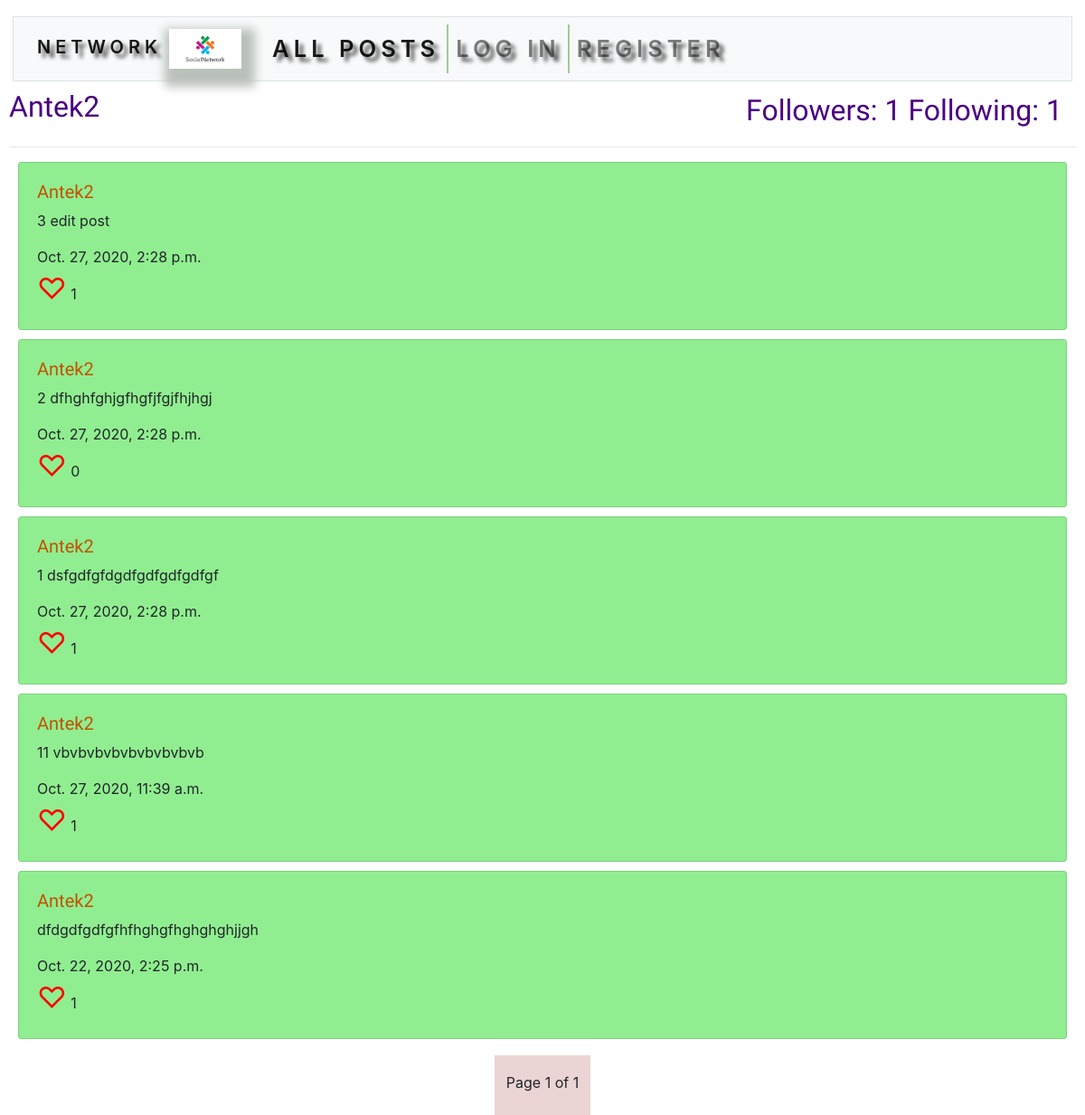
The app's page /user/Antek2 with its own data.
### network/models.py (models this page shows, shortened)
class User(AbstractUser):
    followers = models.ManyToManyField('self', symmetrical=False, related_name='following', blank=True)

class Post(models.Model):
    user = models.ForeignKey('User', on_delete=models.CASCADE, related_name="posts")
    content = models.TextField(blank=True)
    timestamp = models.DateTimeField(auto_now_add=True)
    likes = models.ManyToManyField('User', related_name="liked_posts", blank=True) #could create a class for likes, but (for now) we only need the user

### network/views.py (the view)
# urls.py: path("user/<str:username>", views.user_page, name="user"),
def user_page(request, username):
    target_user = User.objects.get(username=username)
    posts = Post.objects.filter(user__username=username).order_by("-timestamp")
    paginator = Paginator(posts, 10)
    page_obj = paginator.get_page(request.GET.get('page'))
    return render(request, "network/user.html", {
        "target_user": target_user,
        "page_obj": page_obj
    })

### network/templates/network/user.html (shortened to what this page needs)
{% extends "network/layout.html" %}
{% load static %}
{% block body %}
    <div class="row user-status">
        <h3 class="col-auto mr-auto">{{ target_user.username }}</h3>
        <div class="col-auto">
            <span>Followers: {{ target_user.followers.all.count }} </span>
            <span>Following: {{ target_user.following.all.count }}</span>
        </div>
    </div>
    <hr>
{% endblock %}

### network/templates/network/layout.html (shortened to what this page needs)
{% load static %}
<!DOCTYPE html>
<html lang="en">
    <head>
        <link rel="stylesheet" href="https://stackpath.bootstrapcdn.com/bootstrap/4.4.1/css/bootstrap.min.css">
        <link href="{% static 'network/styles.css' %}" rel="stylesheet">
    </head>
    <body>
        <nav class="navbar navbar-expand-lg navbar-light bg-light mb-sm-4 mx-sm-1 border">
            <a class="navbar-brand" href="{% url 'index' %}">Network<img class="cover" src="{% static 'network/net3.png' %}" width="80" alt="net"></a>
            <div id="navbarNavDropdown" class="collapse navbar-collapse">
              <ul class="navbar-nav mr-auto">
                <li class="nav-item active"><a class="nav-link" href="{% url 'index' %}">All Posts</a></li>
                {% if user.is_authenticated %}
                    <li class="nav-item active"><a class="nav-link" href="{% url 'following' %}">Following</a></li>
                    <li class="nav-item"><a class="nav-link" href="{% url 'logout' %}">Log Out</a></li>
                {% else %}
                    <li class="nav-item"><a class="nav-link" href="{% url 'login' %}">Log In</a></li>
                    <li class="nav-item"><a class="nav-link" href="{% url 'register' %}">Register</a></li>
                {% endif %}
              </ul>
            </div>
          </nav>
        <div class="body">
            {% block body %}
            {% endblock %}
            <div class="posts-paginator">
               {% for post in page_obj %}
                   <div  class="card post-card">
                       <div class="card-body">
                           <a href="{% url 'user' post.user %}"><h5>{{ post.user }}</h5></a>
                           <p id="content-{{ post.id }}" style="white-space: pre-line">{{ post.content }}</p>
                           {{ post.timestamp }}<br>
                           <div onclick="like('{{ post.id }}');">
                               {% if user in post.likes.all %}
                     <a id="heart-{{ post.id }}"><span>&#9829;</span></a>
                               {% else %}
                     <a id="heart-{{ post.id }}"><span>&#9825;</span></a>
                               {% endif %}
                               <span id="counter-{{ post.id }}">{{ post.likes.all.count }}</span>
                           </div>
                       </div>
                   </div>
                   {% empty %}
                    <h5>No posts</h5>
                {% endfor %}
                <div class="container">
                    <div class="row justify-content-center">
                        <nav aria-label="Posts navigation">
                            <ul class="pagination">
                                <span class="current">&nbsp;Page {{ page_obj.number }} of {{ page_obj.paginator.num_pages }}&nbsp;</span>
                            </ul>
                        </nav>
                    </div>
                </div>
            </div>
        </div>
    </body>
</html>

### network/static/network/styles.css (style rules this page uses)
body { margin-left: 10px; margin-right: 10px; }
a { color: black; text-decoration: none; }
.card { margin-left: 10px; margin-right: 10px; background-color: #90ee90 }
.card a h5 { color: #c25100; font-family: 'Lobster'; }
.post-card, .user-status, .pagination { margin-top: 10px; }
.col-auto { font-size: 200%; font-family: 'Lobster'; color: #4b0082 !important; }
.user-status { align-items: center; margin-right: 0; }
.pagination { align-items: center; }
nav { margin-bottom: 1.0rem; }
nav { position: relative; margin: 2px; top: 1rem; background: #ebd4d4; padding: .5rem; }
nav a { color: #e6dddd; padding: 0.5em; font-weight: 600; font-size: 1.6rem; text-shadow: 5px 5px 4px rgba(0, 0, 0, 0.7); text-transform: uppercase; letter-spacing: 5px; }
.navbar-nav .nav-item:not(:last-child) { border-right: 2px solid rgba(32, 133, 7, 0.4); }
.cover { object-fit: cover; }
.cover { color: #54b7e6; margin-left: 0.5rem; -webkit-box-shadow: 5px 10px 10px 10px #d5ded6; box-shadow: 5px 10px 10px 10px #bac1bb; }
div a span { font-size: 200%; color: red; }

### records on screen
User: username "Antek2", followers.all.count "1", following.all.count "1"
Post: user "Antek2", content "3 edit post", timestamp "Oct. 27, 2020, 2:28 p.m.", likes.all.count "1"
Post: user "Antek2", content "2 dfhghfghjgfhgfjfgjfhjhgj", timestamp "Oct. 27, 2020, 2:28 p.m.", likes.all.count "0"
Post: user "Antek2", content "1 dsfgdfgfdgdfgdfgdfgdfgf", timestamp "Oct. 27, 2020, 2:28 p.m.", likes.all.count "1"
Post: user "Antek2", content "11 vbvbvbvbvbvbvbvbvb", timestamp "Oct. 27, 2020, 11:39 a.m.", likes.all.count "1"
Post: user "Antek2", content "dfdgdfgdfgfhfhghgfhghghghjjgh", timestamp "Oct. 22, 2020, 2:25 p.m.", likes.all.count "1"

### other values on screen
{{ page_obj.number }} "1"
{{ page_obj.paginator.num_pages }} "1"
